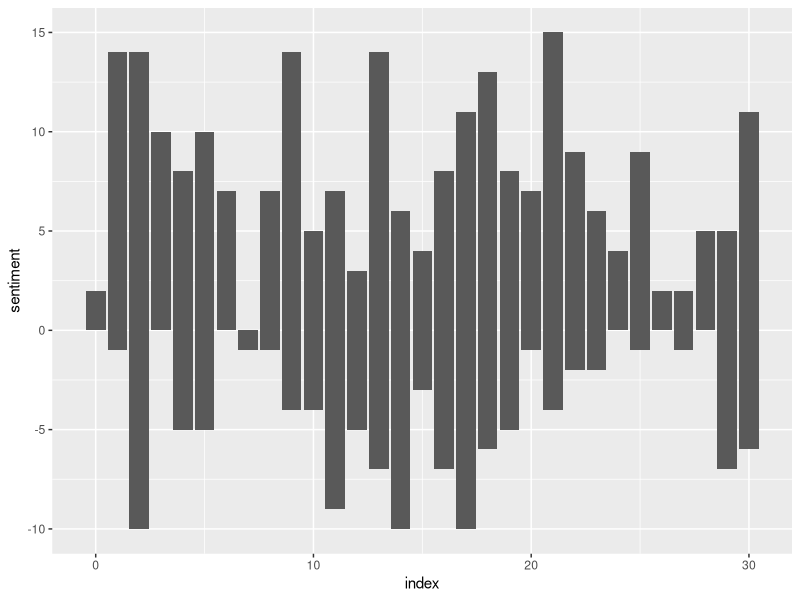
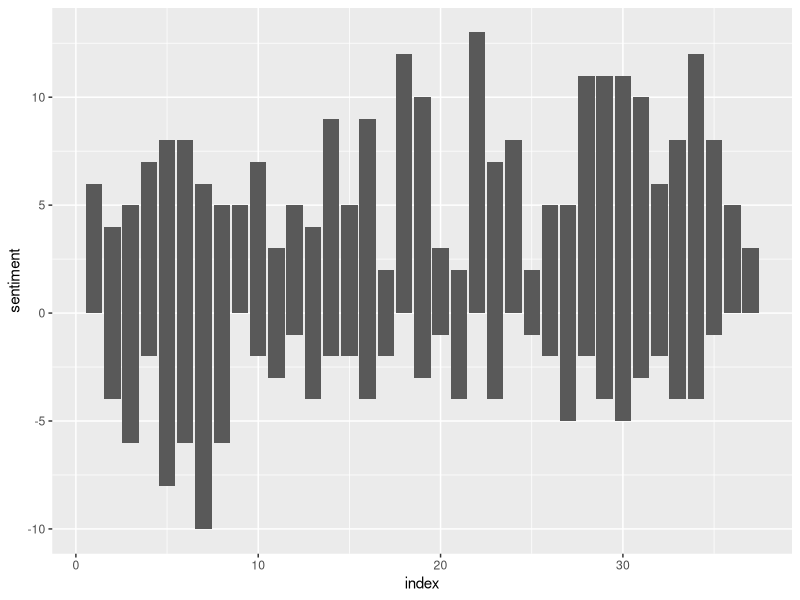
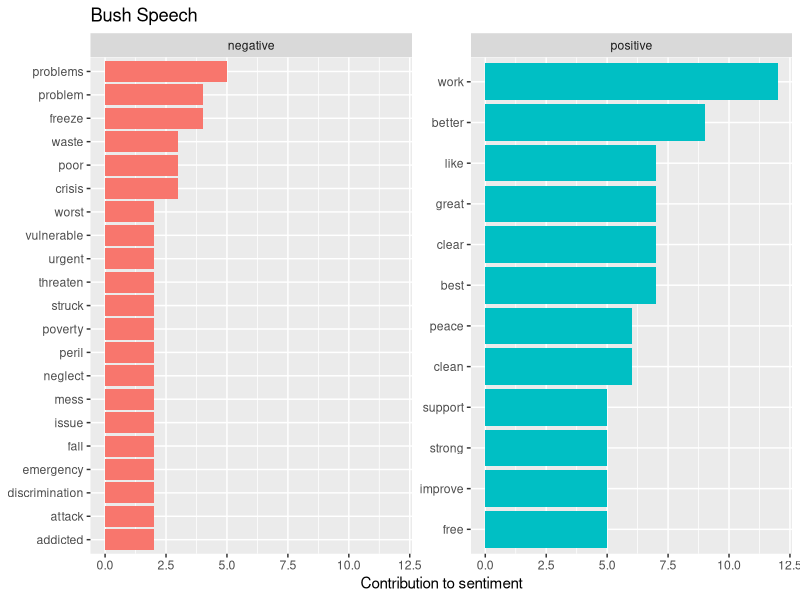
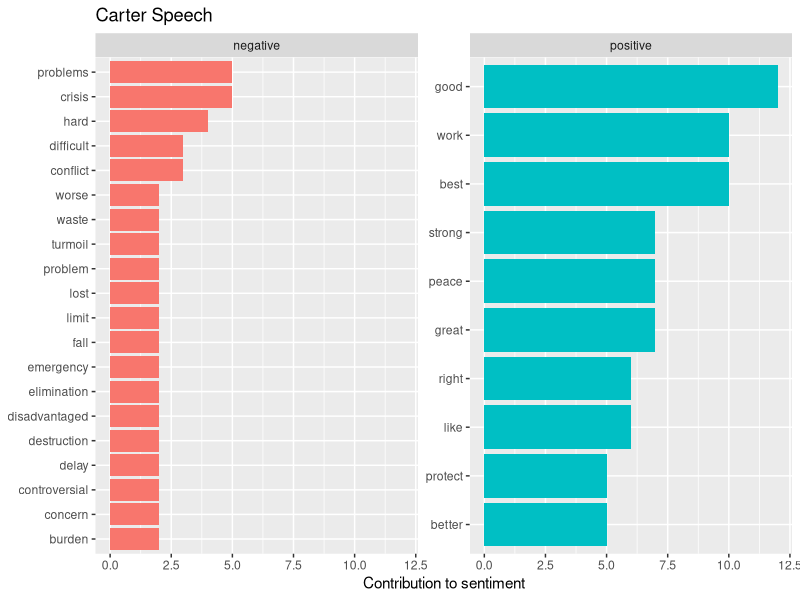

Write the R code that produced these figures, in order. (Note: this script raises an error after producing the figures.)
library(tidyr)
library(dplyr)
library(tidytext)
library(ggplot2)

# load data and convert to tibble
bush <- read.delim("./h_data/bush41 first state of the union.txt", header=FALSE)
carter <- read.delim("./h_data/carter first state of the union.txt", header = FALSE)

tidy_bush <- data_frame(paragraph = 1:61, text = as.character(bush$V1)) %>% 
  unnest_tokens(word, text)

tidy_carter <- data_frame(paragraph = 1:112, text= as.character(carter$V1)) %>% 
  unnest_tokens(word, text)

# bush speeches
bush_sentiment <- tidy_bush %>% 
  inner_join(get_sentiments("bing")) %>% 
  count(word, sentiment, index = paragraph %/% 2) %>% 
  spread(sentiment, n, fill = 0) %>% 
  mutate(sentiment = positive-negative)

ggplot(bush_sentiment, aes(index, sentiment)) +
  geom_col(show.legend = FALSE)  # positive/negative sentiments in bush's speech


# carter speeches
carter_sentiment <- tidy_carter %>% 
  inner_join(get_sentiments("bing")) %>% 
  count(word, sentiment, index = paragraph %/% 3) %>% 
  spread(sentiment, n, fill = 0) %>% 
  mutate(sentiment = positive-negative)

ggplot(carter_sentiment, aes(index, sentiment)) +
  geom_col(show.legend = FALSE) # positive/negative sentiments in carter's speech


bush_word_counts <- tidy_bush %>% 
  inner_join(get_sentiments("bing")) %>% 
  count(word, sentiment, sort = TRUE)

bush_word_counts %>% 
  group_by(sentiment) %>% 
  top_n(10) %>% 
  ungroup() %>% 
  mutate(word = reorder(word, n)) %>%
  ggplot(aes(word, n, fill = sentiment)) +
  geom_col(show.legend = FALSE) +
  facet_wrap(~sentiment, scales = "free_y") +
  labs(y = "Contribution to sentiment",
       x = NULL) +
  ggtitle("Bush Speech") +
  coord_flip()

carter_word_counts <- tidy_carter %>% 
  inner_join(get_sentiments("bing")) %>% 
  count(word, sentiment, sort = TRUE)

carter_word_counts %>% 
  group_by(sentiment) %>% 
  top_n(10) %>% 
  ungroup() %>% 
  mutate(word = reorder(word, n)) %>% 
  ggplot(aes(word, n, fill = sentiment)) +
  geom_col(show.legend = FALSE) +
  facet_wrap(~sentiment, scales = "free_y") +
  labs(y = "Contribution to sentiment",
       x = NULL) +
  ggtitle("Carter Speech") +
  coord_flip()

# for sentiment analysis with nrc
nrc_joy <- get_sentiments("nrc") %>% 
  filter(sentiment == "joy")
nrc_anger <- get_sentiments("nrc") %>% 
  filter(sentiment == "anger")
nrc_anticipation <- get_sentiments("nrc") %>% 
  filter(sentiment == "anticipation")

# bush sentiment analysis with nrc
bush_joy <- tidy_bush %>%
  inner_join(nrc_joy) %>%
  count(word, sort = TRUE) %>%
  filter(n > 3) %>%
  mutate(word = reorder(word, n))
bush_anger <- tidy_bush %>%
  inner_join(nrc_anger) %>%
  count(word, sort = TRUE) %>%
  filter(n > 2) %>%
  mutate(word = reorder(word, n))
bush_anticipation <- tidy_bush %>%
  inner_join(nrc_anticipation) %>%
  count(word, sort = TRUE) %>%
  filter(n > 3) %>%
  mutate(word = reorder(word, n))

gridExtra::grid.arrange(
ggplot(bush_joy, aes(word, n)) +
  geom_col() +
  xlab(NULL) +
  coord_flip() +
  ggtitle("Bush Joy"),
ggplot(bush_anger, aes(word, n)) +
  geom_col() +
  xlab(NULL) +
  coord_flip() +
  ggtitle("Bush Anger"),
ggplot(bush_anticipation, aes(word, n)) +
  geom_col() +
  xlab(NULL) +
  coord_flip() +
  ggtitle("Bush Anticipation"),
nrow=1
)

# carter sentiment analysis with nrc
carter_joy <- tidy_carter %>%
  inner_join(nrc_joy) %>%
  count(word, sort = TRUE) %>%
  filter(n > 2) %>%
  mutate(word = reorder(word, n))
carter_anger <- tidy_carter %>%
  inner_join(nrc_anger) %>%
  count(word, sort = TRUE) %>%
  filter(n > 1) %>%
  mutate(word = reorder(word, n))
carter_anticipation <- tidy_carter %>%
  inner_join(nrc_anticipation) %>%
  count(word, sort = TRUE) %>%
  filter(n > 2) %>%
  mutate(word = reorder(word, n))

gridExtra::grid.arrange(
ggplot(carter_joy, aes(word, n)) +
  geom_col() +
  xlab(NULL) +
  coord_flip() +
  ggtitle("Carter Joy"),
ggplot(carter_anger, aes(word, n)) +
  geom_col() +
  xlab(NULL) +
  coord_flip() +
  ggtitle("Carter Anger"),
ggplot(carter_anticipation, aes(word, n)) +
  geom_col() +
  xlab(NULL) +
  coord_flip() +
  ggtitle("Carter Anticipation"),
nrow=1
)
